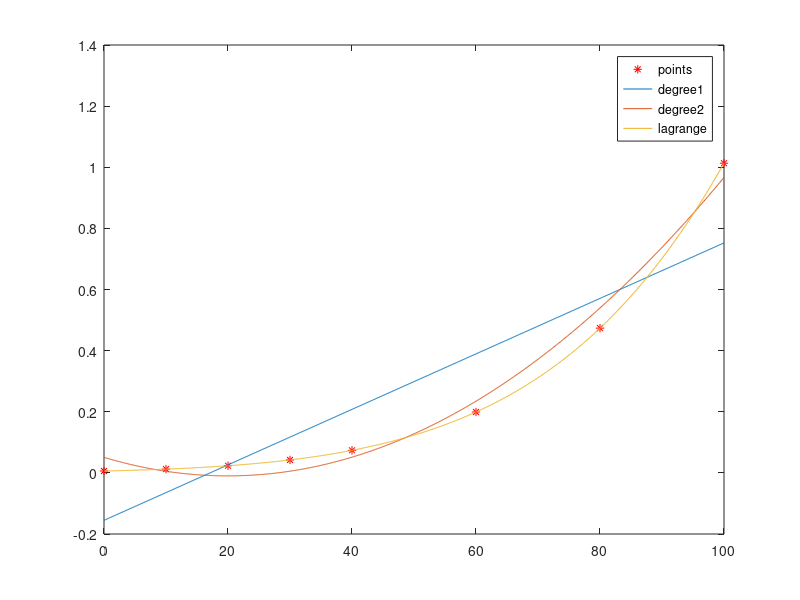

This figure's MATLAB source:
t = [0 10 20 30 40 60 80 100];
p = [0.0061 0.0123 0.0234 0.0424 0.0738 0.1992 0.4736 1.0133];


degree1 = polyfit(t, p, 1);
degree2 = polyfit(t, p, 2);

degree1_value = polyval(degree1, 45)
degree1_error = abs(degree1_value - 0.095848)

degree2_value = polyval(degree2, 45)
degree2_error = abs(degree2_value - 0.095848)


x = 0:0.1:100;

lagrange = polyfit(t,p, length(t)-1);
plot(t, p, 'r*', x, polyval(degree1, x), x, polyval(degree2, x), x, polyval(lagrange, x))

legend('points', 'degree1', 'degree2', 'lagrange')